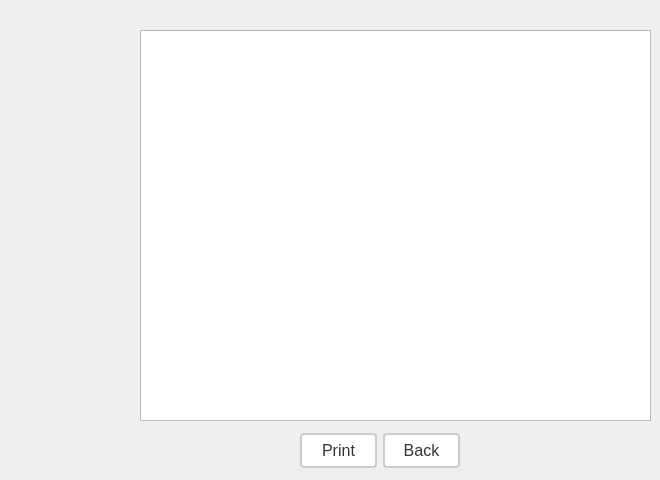
      <widget class="QWidget" name="ViewRecipe">
       <widget class="QListView" name="listView">
        <property name="geometry">
         <rect>
          <x>140</x>
          <y>30</y>
          <width>511</width>
          <height>391</height>
         </rect>
        </property>
       </widget>
       <widget class="QWidget" name="horizontalLayoutWidget_11">
        <property name="geometry">
         <rect>
          <x>300</x>
          <y>430</y>
          <width>160</width>
          <height>41</height>
         </rect>
        </property>
        <layout class="QHBoxLayout" name="horizontalLayout_13">
         <item>
          <widget class="QPushButton" name="PrintButton">
           <property name="styleSheet">
            <string notr="true">QPushButton {
  border: 2px solid #ccc; /* add a border */
  border-radius: 4px; /* round the corners */
  font-size: 16px; /* increase font size */
  padding: 6px 12px; /* add some padding */
  background-color: #fff; /* set background color */
  color: #333; /* set font color */
  font-family: &quot;Times New Roman&quot;, Times, serif; /* set font family */
}

QPushButton:hover {
  background-color: #eee; /* change background color when hovered */
}

QPushButton:pressed {
  background-color: #ccc; /* change background color when pressed */
}
</string>
           </property>
           <property name="text">
            <string>Print</string>
           </property>
          </widget>
         </item>
         <item>
          <widget class="QPushButton" name="backButton_9">
           <property name="styleSheet">
            <string notr="true">QPushButton {
  border: 2px solid #ccc; /* add a border */
  border-radius: 4px; /* round the corners */
  font-size: 16px; /* increase font size */
  padding: 6px 12px; /* add some padding */
  background-color: #fff; /* set background color */
  color: #333; /* set font color */
  font-family: &quot;Times New Roman&quot;, Times, serif; /* set font family */
}

QPushButton:hover {
  background-color: #eee; /* change background color when hovered */
}

QPushButton:pressed {
  background-color: #ccc; /* change background color when pressed */
}
</string>
           </property>
           <property name="text">
            <string>Back</string>
           </property>
          </widget>
         </item>
        </layout>
       </widget>
      </widget>
